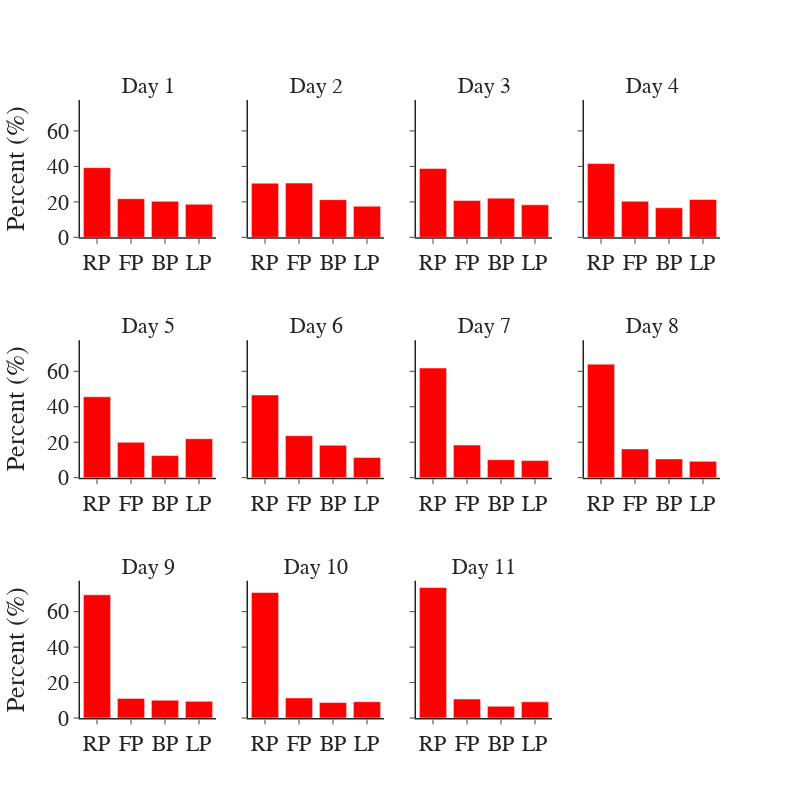

Notebook code cell kept with this figure:
### Code cell
## Aged mice in A
age_group = 'Aged'
context = 'A'
x_axis = ['RP', 'FP', 'BP', 'LP']
young_licks = avg_licks[(avg_licks['group'] == age_group) & (avg_licks['session'] == context)]
fig = pf.custom_graph_template(x_title='', y_title='', rows=3, columns=4, shared_y=True, height=800, width=800,
                               titles=[f'Day {x}' for x in np.arange(1, young_licks.shape[0]+1)])
for idx, day in enumerate(young_licks['context_day'].unique()):
    if idx < 4:
        row, col = 1, idx + 1
    elif (idx >= 4) & (idx < 8):
        row, col = 2, idx - 3
    else:
        row, col = 3, idx - 7

    pdata = young_licks[young_licks['context_day'] == day]
    y_data = [pdata['reward_ports']['mean'].values[0],
              pdata['front_ports']['mean'].values[0],
              pdata['back_ports']['mean'].values[0],
              pdata['final_ports']['mean'].values[0]]
    fig.add_trace(go.Bar(x=x_axis, y=y_data, showlegend=False, marker_color='red'), row=row, col=col)
fig.update_yaxes(title='Percent (%)', col=1)
fig.show()

### Figure 1 — Plotly figure (JSON) as saved in the notebook; plotly's stock layout.template omitted (floating-point values rounded to 4 significant figures)
{"data": [{"marker": {"color": "red"}, "showlegend": false, "type": "bar", "x": ["RP", "FP", "BP", "LP"], "xaxis": "x", "y": [39.3, 21.77, 20.31, 18.62], "yaxis": "y"}, {"marker": {"color": "red"}, "showlegend": false, "type": "bar", "x": ["RP", "FP", "BP", "LP"], "xaxis": "x2", "y": [30.55, 30.62, 21.25, 17.58], "yaxis": "y2"}, {"marker": {"color": "red"}, "showlegend": false, "type": "bar", "x": ["RP", "FP", "BP", "LP"], "xaxis": "x3", "y": [38.8, 20.75, 22.1, 18.35], "yaxis": "y3"}, {"marker": {"color": "red"}, "showlegend": false, "type": "bar", "x": ["RP", "FP", "BP", "LP"], "xaxis": "x4", "y": [41.6, 20.36, 16.68, 21.35], "yaxis": "y4"}, {"marker": {"color": "red"}, "showlegend": false, "type": "bar", "x": ["RP", "FP", "BP", "LP"], "xaxis": "x5", "y": [45.63, 19.97, 12.44, 21.95], "yaxis": "y5"}, {"marker": {"color": "red"}, "showlegend": false, "type": "bar", "x": ["RP", "FP", "BP", "LP"], "xaxis": "x6", "y": [46.63, 23.67, 18.31, 11.4], "yaxis": "y6"}, {"marker": {"color": "red"}, "showlegend": false, "type": "bar", "x": ["RP", "FP", "BP", "LP"], "xaxis": "x7", "y": [61.85, 18.41, 10.13, 9.615], "yaxis": "y7"}, {"marker": {"color": "red"}, "showlegend": false, "type": "bar", "x": ["RP", "FP", "BP", "LP"], "xaxis": "x8", "y": [64.03, 16.2, 10.58, 9.193], "yaxis": "y8"}, {"marker": {"color": "red"}, "showlegend": false, "type": "bar", "x": ["RP", "FP", "BP", "LP"], "xaxis": "x9", "y": [69.49, 11.06, 10.05, 9.399], "yaxis": "y9"}, {"marker": {"color": "red"}, "showlegend": false, "type": "bar", "x": ["RP", "FP", "BP", "LP"], "xaxis": "x10", "y": [70.77, 11.33, 8.71, 9.19], "yaxis": "y10"}, {"marker": {"color": "red"}, "showlegend": false, "type": "bar", "x": ["RP", "FP", "BP", "LP"], "xaxis": "x11", "y": [73.59, 10.7, 6.602, 9.104], "yaxis": "y11"}], "layout": {"annotations": [{"font": {"size": 22}, "showarrow": false, "text": "Day 1", "x": 0.1062, "xanchor": "center", "xref": "paper", "y": 1, "yanchor": "bottom", "yref": "paper"}, {"font": {"size": 22}, "showarrow": false, "text": "Day 2", "x": 0.3688, "xanchor": "center", "xref": "paper", "y": 1, "yanchor": "bottom", "yref": "paper"}, {"font": {"size": 22}, "showarrow": false, "text": "Day 3", "x": 0.6313, "xanchor": "center", "xref": "paper", "y": 1, "yanchor": "bottom", "yref": "paper"}, {"font": {"size": 22}, "showarrow": false, "text": "Day 4", "x": 0.8938, "xanchor": "center", "xref": "paper", "y": 1, "yanchor": "bottom", "yref": "paper"}, {"font": {"size": 22}, "showarrow": false, "text": "Day 5", "x": 0.1062, "xanchor": "center", "xref": "paper", "y": 0.6111, "yanchor": "bottom", "yref": "paper"}, {"font": {"size": 22}, "showarrow": false, "text": "Day 6", "x": 0.3688, "xanchor": "center", "xref": "paper", "y": 0.6111, "yanchor": "bottom", "yref": "paper"}, {"font": {"size": 22}, "showarrow": false, "text": "Day 7", "x": 0.6313, "xanchor": "center", "xref": "paper", "y": 0.6111, "yanchor": "bottom", "yref": "paper"}, {"font": {"size": 22}, "showarrow": false, "text": "Day 8", "x": 0.8938, "xanchor": "center", "xref": "paper", "y": 0.6111, "yanchor": "bottom", "yref": "paper"}, {"font": {"size": 22}, "showarrow": false, "text": "Day 9", "x": 0.1062, "xanchor": "center", "xref": "paper", "y": 0.2222, "yanchor": "bottom", "yref": "paper"}, {"font": {"size": 22}, "showarrow": false, "text": "Day 10", "x": 0.3688, "xanchor": "center", "xref": "paper", "y": 0.2222, "yanchor": "bottom", "yref": "paper"}, {"font": {"size": 22}, "showarrow": false, "text": "Day 11", "x": 0.6313, "xanchor": "center", "xref": "paper", "y": 0.2222, "yanchor": "bottom", "yref": "paper"}], "font": {"family": "Arial", "size": 22}, "height": 800, "title": {"x": 0.5, "xanchor": "center", "y": 0.9, "yanchor": "top"}, "width": 800, "xaxis": {"anchor": "y", "domain": [0, 0.2125], "linewidth": 1.5, "title": {"text": ""}}, "xaxis10": {"anchor": "y10", "domain": [0.2625, 0.475], "linewidth": 1.5, "title": {"text": ""}}, "xaxis11": {"anchor": "y11", "domain": [0.525, 0.7375], "linewidth": 1.5, "title": {"text": ""}}, "xaxis12": {"anchor": "y12", "domain": [0.7875, 1], "linewidth": 1.5, "title": {"text": ""}}, "xaxis2": {"anchor": "y2", "domain": [0.2625, 0.475], "linewidth": 1.5, "title": {"text": ""}}, "xaxis3": {"anchor": "y3", "domain": [0.525, 0.7375], "linewidth": 1.5, "title": {"text": ""}}, "xaxis4": {"anchor": "y4", "domain": [0.7875, 1], "linewidth": 1.5, "title": {"text": ""}}, "xaxis5": {"anchor": "y5", "domain": [0, 0.2125], "linewidth": 1.5, "title": {"text": ""}}, "xaxis6": {"anchor": "y6", "domain": [0.2625, 0.475], "linewidth": 1.5, "title": {"text": ""}}, "xaxis7": {"anchor": "y7", "domain": [0.525, 0.7375], "linewidth": 1.5, "title": {"text": ""}}, "xaxis8": {"anchor": "y8", "domain": [0.7875, 1], "linewidth": 1.5, "title": {"text": ""}}, "xaxis9": {"anchor": "y9", "domain": [0, 0.2125], "linewidth": 1.5, "title": {"text": ""}}, "yaxis": {"anchor": "x", "domain": [0.7778, 1], "linewidth": 1.5, "matches": "y", "title": {"text": "Percent (%)"}}, "yaxis10": {"anchor": "x10", "domain": [0, 0.2222], "linewidth": 1.5, "matches": "y", "showticklabels": false, "title": {"text": ""}}, "yaxis11": {"anchor": "x11", "domain": [0, 0.2222], "linewidth": 1.5, "matches": "y", "showticklabels": false, "title": {"text": ""}}, "yaxis12": {"anchor": "x12", "domain": [0, 0.2222], "linewidth": 1.5, "matches": "y", "showticklabels": false, "title": {"text": ""}}, "yaxis2": {"anchor": "x2", "domain": [0.7778, 1], "linewidth": 1.5, "matches": "y", "showticklabels": false, "title": {"text": ""}}, "yaxis3": {"anchor": "x3", "domain": [0.7778, 1], "linewidth": 1.5, "matches": "y", "showticklabels": false, "title": {"text": ""}}, "yaxis4": {"anchor": "x4", "domain": [0.7778, 1], "linewidth": 1.5, "matches": "y", "showticklabels": false, "title": {"text": ""}}, "yaxis5": {"anchor": "x5", "domain": [0.3889, 0.6111], "linewidth": 1.5, "matches": "y", "title": {"text": "Percent (%)"}}, "yaxis6": {"anchor": "x6", "domain": [0.3889, 0.6111], "linewidth": 1.5, "matches": "y", "showticklabels": false, "title": {"text": ""}}, "yaxis7": {"anchor": "x7", "domain": [0.3889, 0.6111], "linewidth": 1.5, "matches": "y", "showticklabels": false, "title": {"text": ""}}, "yaxis8": {"anchor": "x8", "domain": [0.3889, 0.6111], "linewidth": 1.5, "matches": "y", "showticklabels": false, "title": {"text": ""}}, "yaxis9": {"anchor": "x9", "domain": [0, 0.2222], "linewidth": 1.5, "matches": "y", "title": {"text": "Percent (%)"}}}}
